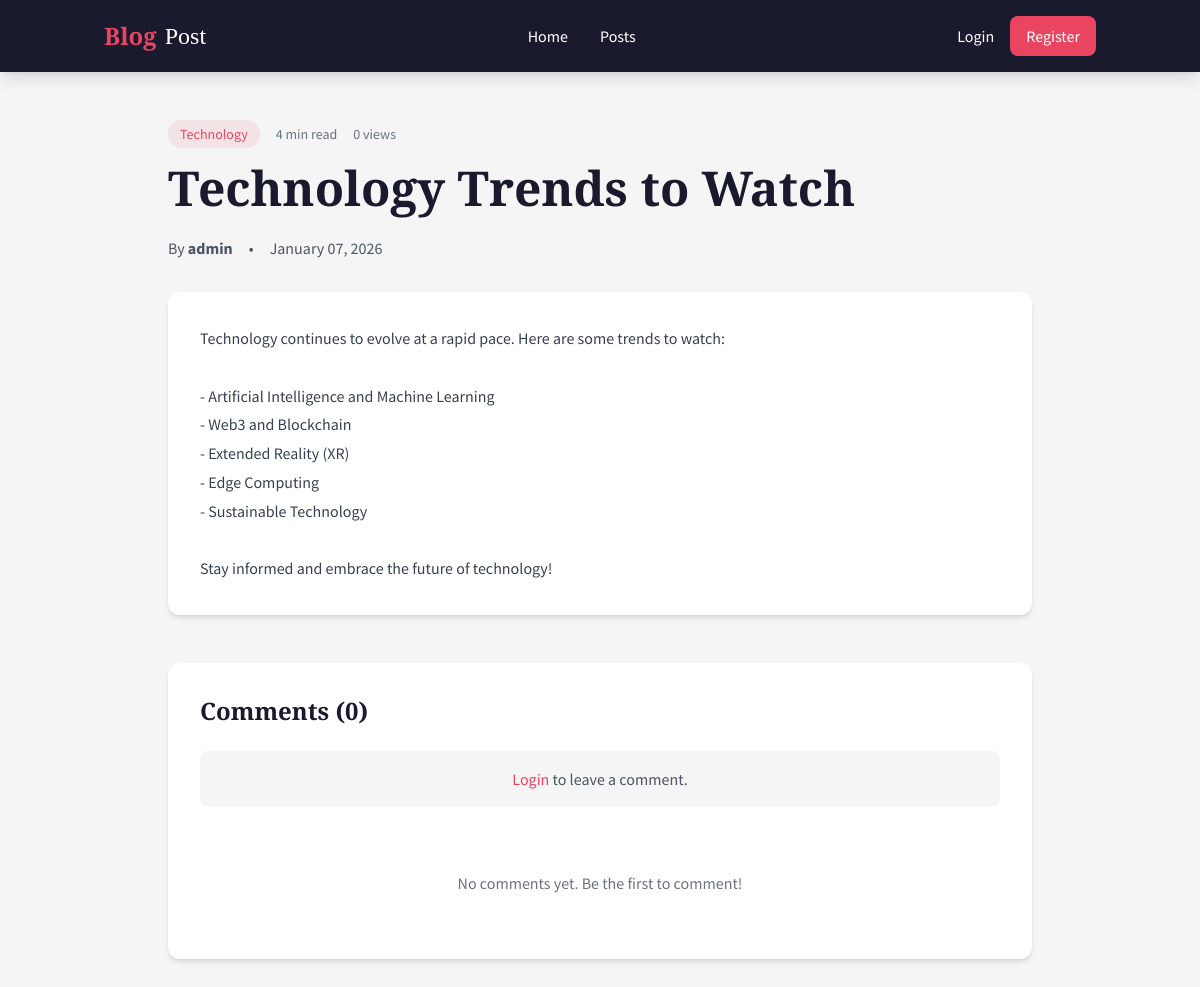
Screenshot of /posts/technology-trends-2024 with the database file from the repository.
### tables this page shows
CREATE TABLE IF NOT EXISTS posts (
    id INT AUTO_INCREMENT PRIMARY KEY,
    slug VARCHAR(200) NOT NULL UNIQUE,
    title VARCHAR(160) NOT NULL,
    excerpt VARCHAR(300) NULL,
    content TEXT NOT NULL,
    cover_image_url VARCHAR(500) NULL,
    author_id INT NOT NULL,
    category VARCHAR(50) DEFAULT 'General',
    is_featured TINYINT(1) DEFAULT 0,
    is_published TINYINT(1) DEFAULT 1,
    views INT DEFAULT 0,
    reading_time_min INT DEFAULT 5,
    created_at TIMESTAMP DEFAULT CURRENT_TIMESTAMP,
    updated_at TIMESTAMP DEFAULT CURRENT_TIMESTAMP ON UPDATE CURRENT_TIMESTAMP,
    FOREIGN KEY (author_id) REFERENCES users(id) ON DELETE CASCADE,
    INDEX idx_slug (slug),
    INDEX idx_is_featured (is_featured),
    INDEX idx_is_published (is_published),
    INDEX idx_category (category),
    INDEX idx_created_at (created_at)
);

CREATE TABLE IF NOT EXISTS users (
    id INT AUTO_INCREMENT PRIMARY KEY,
    email VARCHAR(255) NOT NULL UNIQUE,
    username VARCHAR(100) NOT NULL UNIQUE,
    password_hash VARCHAR(255) NOT NULL,
    role ENUM('user', 'admin') DEFAULT 'user',
    avatar_url VARCHAR(500) NULL,
    status ENUM('active', 'suspended') DEFAULT 'active',
    created_at TIMESTAMP DEFAULT CURRENT_TIMESTAMP,
    updated_at TIMESTAMP DEFAULT CURRENT_TIMESTAMP ON UPDATE CURRENT_TIMESTAMP,
    INDEX idx_email (email),
    INDEX idx_username (username),
    INDEX idx_role (role),
    INDEX idx_status (status)
);

### core/Controller.php (called while the page is built, shortened)
<?php
class Controller
{
    protected function view(string $view, array $data = []): void
    {
        extract($data);
        $viewPath = BASE_PATH . '/app/views/' . $view . '.php';
        require_once $viewPath;
    }
}

### app/controllers/website/PostController.php (called while the page is built, shortened)
<?php
require_once BASE_PATH . '/core/Controller.php';
require_once BASE_PATH . '/app/models/Post.php';
class PostController extends Controller
{
    private Post $postModel;
    private Comment $commentModel;
    public function __construct()
    {
        $this->postModel = new Post();
        $this->commentModel = new Comment();
    }
    public function show(string $slug): void
    {
        $post = $this->postModel->findBySlug($slug);
        $this->postModel->incrementViews($post['id']);
        $comments = $this->commentModel->getByPost($post['id']);
        $commentCount = $this->commentModel->countByPost($post['id']);
        $this->view('website/posts/show', [
            'pageTitle' => $post['title'],
            'post' => $post,
            'comments' => $comments,
            'commentCount' => $commentCount,
        ]);
    }
}

### public/index.php (called while the page is built, shortened)
<?php
require_once BASE_PATH . '/core/Database.php';
require_once BASE_PATH . '/core/Session.php';
require_once BASE_PATH . '/core/Router.php';
$router = new Router();
try {
    $router->dispatch();
} catch (Exception $e) {
    if (true) {
        echo '<h1>Error</h1>';
        echo '<p>' . htmlspecialchars($e->getMessage()) . '</p>';
        echo '<pre>' . htmlspecialchars($e->getTraceAsString()) . '</pre>';
    } else {
        http_response_code(500);
        echo '<h1>500 - Internal Server Error</h1>';
    }
}

### core/Model.php (called while the page is built, shortened)
<?php
class Model
{
    public function __construct()
    {
        $this->db = Database::getInstance();
    }
}

### config/database.php (called while the page is built)
<?php
return [
    'host' => 'localhost',
    'database' => 'blog_post_db',
    'username' => 'root',
    'password' => '',
    'charset' => 'utf8mb4',
];

### core/Database.php (called while the page is built, shortened)
<?php
class Database
{
    private static ?PDO $instance = null;
    public static function getInstance(): PDO
    {
        if (self::$instance === null) {
            $config = require_once BASE_PATH . '/config/database.php';
            $dsn = "mysql:host={$config['host']};dbname={$config['database']};charset={$config['charset']}";
            try {
                self::$instance = new PDO($dsn, $config['username'], $config['password'], [
                    PDO::ATTR_ERRMODE => PDO::ERRMODE_EXCEPTION,
                    PDO::ATTR_DEFAULT_FETCH_MODE => PDO::FETCH_ASSOC,
                    PDO::ATTR_EMULATE_PREPARES => false,
                ]);
            } catch (PDOException $e) {
                throw new Exception("Database connection failed: " . $e->getMessage());
            }
        }
        return self::$instance;
    }
}

### app/models/Post.php (called while the page is built, shortened)
<?php
require_once BASE_PATH . '/core/Model.php';
class Post extends Model
{
    public function findBySlug(string $slug): ?array
    {
        $sql = "SELECT p.*, u.username as author_name
                FROM posts p
                LEFT JOIN users u ON p.author_id = u.id
                WHERE p.slug = :slug";
        $stmt = $this->db->prepare($sql);
        $stmt->execute(['slug' => $slug]);
        $result = $stmt->fetch();
        return $result ?: null;
    }
}

### core/Session.php (called while the page is built, shortened)
<?php
class Session
{
    public static function has(string $key): bool
    {
        return isset($_SESSION[$key]);
    }
    public static function isLoggedIn(): bool
    {
        return self::has('user_id');
    }
}

### app/views/website/posts/show.php (the view, shortened to what this page needs)
<article class="py-12 bg-light min-h-screen">
    <div class="container mx-auto px-4 max-w-4xl">
        <header class="mb-8">
            <div class="flex items-center space-x-4 text-sm text-gray-500 mb-4">
                <a href="/blog-post/posts/category/<?= htmlspecialchars(strtolower($post['category'] ?? 'general')) ?>"
                   class="bg-accent/10 text-accent px-3 py-1 rounded-full hover:bg-accent/20 transition-colors">
                    <?= htmlspecialchars($post['category'] ?? 'General') ?>
                </a>
                <span><?= $post['reading_time_min'] ?? 5 ?> min read</span>
                <span><?= $post['views'] ?? 0 ?> views</span>
            </div>
            <h1 class="font-display text-4xl md:text-5xl font-bold text-primary mb-6 leading-tight">
                <?= htmlspecialchars($post['title']) ?>
            </h1>
            <div class="flex items-center space-x-4 text-gray-600">
                <span>By <strong><?= htmlspecialchars($post['author_name'] ?? 'Admin') ?></strong></span>
                <span>•</span>
                <time><?= date('F d, Y', strtotime($post['created_at'])) ?></time>
            </div>
        </header>
        <div class="bg-white rounded-xl shadow-md p-8 mb-12 prose prose-lg max-w-none">
            <?= nl2br(htmlspecialchars($post['content'])) ?>
        </div>
        <section class="bg-white rounded-xl shadow-md p-8">
            <h2 class="font-display text-2xl font-bold text-primary mb-6">
                Comments (<?= $commentCount ?>)
            </h2>
            <?php if (Session::isLoggedIn()): ?>
                <form action="/blog-post/posts/<?= $post['id'] ?>/comments" method="POST" class="mb-8">
                    <textarea
                        name="content"
                        rows="4"
                        placeholder="Write a comment..."
                        required
                        maxlength="1000"
                        class="w-full px-4 py-3 border border-gray-300 rounded-lg focus:outline-none focus:ring-2 focus:ring-accent focus:border-transparent resize-none"
                    ></textarea>
                    <div class="flex justify-end mt-3">
                        <button type="submit" class="bg-accent hover:bg-red-600 text-white px-6 py-2 rounded-lg transition-colors">
                            Post Comment
                        </button>
                    </div>
                </form>
            <?php else: ?>
                <div class="bg-light rounded-lg p-4 mb-8 text-center">
                    <p class="text-gray-600">
                        <a href="/blog-post/login" class="text-accent hover:underline">Login</a> to leave a comment.
                    </p>
                </div>
            <?php endif; ?>
            <?php if (empty($comments)): ?>
                <p class="text-gray-500 text-center py-8">No comments yet. Be the first to comment!</p>
            <?php endif; ?>
        </section>
    </div>
</article>
<?php
require_once BASE_PATH . '/app/views/website/layouts/main.php';
?>

### core/Router.php (shortened to what this page needs)
<?php
class Router
{
    private array $routes = [];
    private function addRoute(string $method, string $path, string $controller, string $action, array $middleware): void
    {
        $pattern = preg_replace('/\{([a-zA-Z]+)\}/', '(?P<$1>[^/]+)', $path);
        $pattern = '#^' . $pattern . '$#';
        $this->routes[] = [
            'method' => $method,
            'path' => $path,
            'pattern' => $pattern,
            'controller' => $controller,
            'action' => $action,
            'middleware' => $middleware,
        ];
    }
    public function dispatch(): void
    {
        $requestUri = parse_url($_SERVER['REQUEST_URI'], PHP_URL_PATH);
        $basePath = '/blog-post';
        if (strpos($requestUri, $basePath) === 0) {
            $requestUri = substr($requestUri, strlen($basePath));
        }
        $requestMethod = $_SERVER['REQUEST_METHOD'];
        foreach ($this->routes as $route) {
            if ($route['method'] !== $requestMethod) {
                continue;
            }
            if (preg_match($route['pattern'], $requestUri, $matches)) {
                $params = array_filter($matches, 'is_string', ARRAY_FILTER_USE_KEY);
                $controller = new $controllerClass();
                $action = $route['action'];
                call_user_func_array([$controller, $action], $params);
                return;
            }
        }
    }
}

### app/views/website/partials/header.php (shortened to what this page needs)
<?php
$isLoggedIn = Session::isLoggedIn();
$username = Session::get('username', '');
$userRole = Session::get('user_role', '');
$isAdmin = ($userRole === 'admin');
?>
<header class="bg-primary text-white shadow-lg sticky top-0 z-50">
    <nav class="container mx-auto px-4 py-4">
        <div class="flex items-center justify-between">
            <a href="/blog-post/" class="flex items-center space-x-2">
                <span class="font-display text-2xl font-bold text-accent">Blog</span>
                <span class="font-display text-2xl font-light">Post</span>
            </a>
            <div class="hidden md:flex items-center space-x-8">
                <a href="/blog-post/" class="hover:text-accent transition-colors duration-200">Home</a>
                <a href="/blog-post/posts" class="hover:text-accent transition-colors duration-200">Posts</a>
            </div>
            <div class="flex items-center space-x-4">
                <?php if ($isLoggedIn): ?>
                    <span class="text-gray-300">Hello, <?= htmlspecialchars($username) ?></span>
                    <?php if ($isAdmin): ?>
                        <a href="/blog-post/dashboard" class="bg-accent hover:bg-red-600 px-4 py-2 rounded-lg transition-colors duration-200">
                            Dashboard
                        </a>
                    <?php endif; ?>
                    <a href="/blog-post/logout" class="border border-white hover:bg-white hover:text-primary px-4 py-2 rounded-lg transition-colors duration-200">
                        Logout
                    </a>
                <?php else: ?>
                    <a href="/blog-post/login" class="hover:text-accent transition-colors duration-200">Login</a>
                    <a href="/blog-post/register" class="bg-accent hover:bg-red-600 px-4 py-2 rounded-lg transition-colors duration-200">
                        Register
                    </a>
                <?php endif; ?>
            </div>
        </div>
    </nav>
</header>

### public/css/style.css (style rules this page uses)
* { scroll-behavior: smooth; }
.prose { line-height: 1.8; color: #374151; }

### rows the page displays
posts: category "Technology", reading_time_min "4", views "0", title "Technology Trends to Watch", author.username "admin", created_at "January 07, 2026", content "Technology continues to evolve at a rapid pace. Here are some trends to watch: - Artificial Intelligence and Machine Learning - Web3 and Blockchain - Extended Reality (XR) - Edge Computing - Sustainable Technology Stay informed and embrace the future of technology!"
